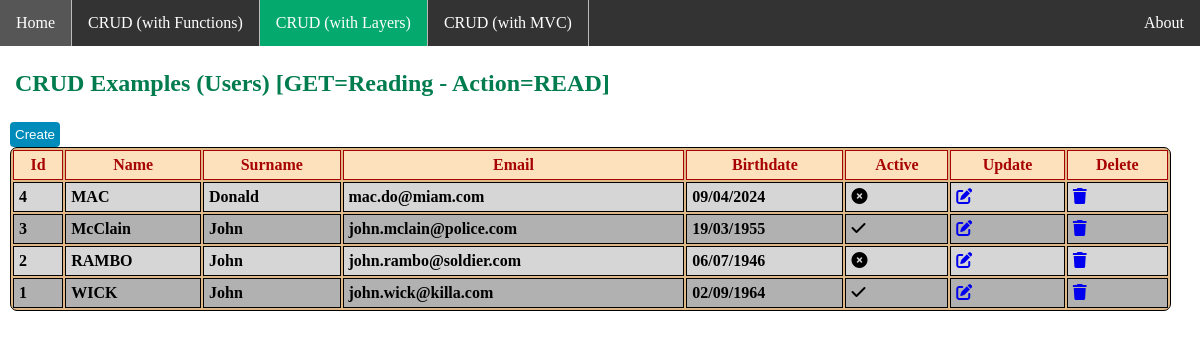
Screenshot of /crudlayer.php with the database file from the repository.
### tables this page shows
CREATE TABLE `user` (
  `id` int(11) NOT NULL,
  `name` varchar(255) NOT NULL,
  `surname` varchar(255) NOT NULL,
  `birthdate` datetime DEFAULT NULL,
  `email` varchar(500) DEFAULT NULL,
  `active` tinyint(1) NOT NULL DEFAULT 0,
  CONSTRAINT CHK_useractive CHECK (active=0 or active=1)
);

### inc/class/classautoload.php (called while the page is built, shortened)
<?php
spl_autoload_register(function ($class_name) {
	$file = __DIR__."/../../layers/classes/". $class_name . "cls.php";
	if ( file_exists($file) ) {
		return true;
	}
	$file = __DIR__."/../../layers/dal/". $class_name . ".php";
	if ( file_exists($file) ) {
		return true;
	}
	$file = __DIR__."/../../layers/bll/". $class_name . ".php";
	if ( file_exists($file) ) {
		return true;
	}
	return false;
});

### layers/bll/userbll.php (called while the page is built, shortened)
<?php
require_once __DIR__."/../../inc/class/classautoload.php";
class UserBll
{
	private string $actionCRUD=self::READ;
	private UserDal $userDal;
	public function setAction(string $actionCRUD):string {
		switch (strtoupper($actionCRUD)) {
			default:
				$this->actionCRUD=self::READ;
				break;
		}
		return $this->actionCRUD;
	}
	private function init() :void{
		if(!isset($this->userDal))
			$this->userDal = new UserDal();
	}
	public function getUsersList() :?array {
		return $this->userDal->getUsersList();
	}
}

### inc/fn/pageinfo.php (called while the page is built, shortened)
<?php
function pageInfo_Basename(){
	return basename($_SERVER['PHP_SELF']);
}

### layers/dal/userdal.php (called while the page is built, shortened)
<?php
require_once __DIR__."/../../inc/class/classautoload.php";
require_once __DIR__."/../../inc/db/db_pdo.php";
class UserDal{
	private $aUsers = array();
	public function getUsersList() :?array{
		$ret=null;
		$query="SELECT `id`, `name`, `surname`, `birthdate`, `email`, `active` FROM `user`
			order by name, surname, birthdate";
		$rows = db_select($query);
		if($rows==null){
			$msgError=db_lastErr_Message();
			if(!empty($msgError)){
				trigger_error(
					$msgError,
					E_USER_ERROR);
			}
		}else{
			foreach ($rows as $row) {
				$user = new User($row["name"], $row["surname"], $row["active"], $row["birthdate"], $row["email"], $row["id"]);
				$this->aUsers[$row['id']] = $user;
			}
			$ret = $this->aUsers;
		}
		return $ret;
	}
}

### inc/db/db_pdo.php (called while the page is built, shortened)
<?php
require_once __DIR__."/../../config/constDb.php";
$dbconn = null;
function db_connection()
{
  global $dbconn, $dbservername, $dbname, $dbusername, $dbpassword, $dblastErr;
  $dsn = "mysql:host=$dbservername;dbname=$dbname;charset=utf8";
  $options = array(
    PDO::ATTR_PERSISTENT => true,
    PDO::ATTR_ERRMODE => PDO::ERRMODE_EXCEPTION,
  );
  try {
    $dbconn = new PDO($dsn, $dbusername, $dbpassword, $options);
  } catch (PDOException $e) {
    $dblastErr = $e;
    return null;
  }
  return $dbconn;
}
function db_close()
{
  return $dbconn = null;
}
function db_select($sqlQuery, $paramArray = null)
{
  $stmt = db_query($sqlQuery, $paramArray);
  try {
    $result = $stmt->execute();
  } catch (PDOException $e) {
    $dblastErr = $e;
    $dblastErrInfo = $stmt->errorInfo();;
    return db_close();
  }
  if ($result) {
    return $stmt->fetchAll(PDO::FETCH_ASSOC);
  }
  return null;
}
function db_query($sqlQuery, $paramArray = null)
{
  global $dbconn;
  $stmt = $dbconn->prepare($sqlQuery);
  return $stmt;
}

### layers/classes/usercls.php (called while the page is built, shortened)
<?php
class User
{
   private ?int $userid;
   private string $username;
   private string $usersurname;
   private ?string $useremail;
   private ?DateTime $userbirthdate;
   private int $userstatus;
   public function __construct(string $userName, string $userSurname, int $userStatus = self::STATUS_INACTIVE,
         ?string $userBirthdate=null, ?string $userEmail=null, ?int $userId=null){
      $this->userid = $userId;
      $this->username = $userName;
      $this->usersurname = $userSurname;
      $this->useremail = $userEmail;
   }
   public function setStatus(int $userStatus = self::STATUS_INACTIVE): void {
      $this->userstatus = $userStatus;
   }
   public function getStatus(): int {
      return $this->userstatus;
   }
   public function getId(): ?int {
      return $this->userid;
   }
   public function getName(): string {
      return $this->username;
   }
   public function getSurname(): string {
      return $this->usersurname;
   }
   public function getEmail(): ?string {
      return $this->useremail;
   }
   public function getBirthdate(): ?DateTime {
      return $this->userbirthdate;
   }
   public function setBirthdate(?string $value): void {
      $bd=null;
      try {
         $bd = new DateTime($value);
      } catch (\Throwable $th) {
         $bd=null;
      }
      $this->userbirthdate=$bd;
   }
   public function getBirthdate2Str(string $format="Y-m-d H:i:s"): ?string {
      return date_format($this->getBirthdate(), $format);
   }
}

### inc/fn/functions.php (called while the page is built, shortened)
<?php
require_once "pageinfo.php";
function date_Db2Html_fr($dateStr, $defaultWithTime=true){
	try {
		if($defaultWithTime)
			return date('d/m/Y H:i:s', strtotime($dateStr));
		else
			return date('d/m/Y', strtotime($dateStr));
	} catch (\Throwable $th) {
		return null;
	}
}
function rowcount($param){
	try {
		return count($param);
	} catch (\Throwable $th) {
		return -1;
	}
}

### crudlayer.php (the view, shortened to what this page needs)
<?php
require_once "inc/fn/functions.php";
require_once "inc/class/classautoload.php";
$currUrl = pageInfo_Basename();
$method = $action = $readonly = $msg = $oldaction = "";
$userBll = new UserBll();
$action=$userBll->setAction($action);
if ($_SERVER['REQUEST_METHOD'] == 'POST') {
	$method = "POST";
	$state = "$method=Writing";
	if (isset($_POST["id"])) {
		$userId = test_input($_POST["id"]);
	}
	if (isset($_POST["name"])) {
		$userName = test_input($_POST["name"]);
	}
	if (isset($_POST["surname"])) {
		$userSurname = test_input($_POST["surname"]);
	}
	if (isset($_POST["email"])) {
		$userEmail = test_input($_POST["email"]);
	}
	if (isset($_POST["bd"])) {
		$userBirthdate = test_input($_POST["bd"]);
	}
	if (isset($_POST["act"])) {
		$userActive = test_input($_POST["act"]);
	}
}else {
	$method = "GET";
	$state = "$method=Reading";
}
$pageTitle = "CRUD Examples (Users)";
?>
<!DOCTYPE html>
<html lang="en">
<head>
	<link rel="stylesheet" href="https://cdnjs.cloudflare.com/ajax/libs/font-awesome/6.4.0/css/all.min.css" />
	<link rel="stylesheet" href="css/main.css">
	<link rel="stylesheet" href="css/style.css">
</head>
<body>
<?php
 include_once "site/nav/navigation.php";
?>
<section class="main">
<h2 class="secondtitle"><?=$pageTitle. " [" .$state . " - Action=" . $action . "]"?></h2>
<?php
	if($method=="GET" && $action=="READ") {
?>
	<a href="<?=$currUrl?>?action=create"><button id="create">Create</button></a>
	<table>
		<tr>
			<th>Id</a></th>
			<th>Name</a></th>
			<th>Surname</a></th>
			<th>Email</a></th>
			<th>Birthdate</th>
			<th>Active</th>
			<th>Update</th>
			<th>Delete</th>
		</tr>
<?php
		$users = $userBll->getUsersList();
		if(rowcount($users)>0){
			foreach ($users as $user) {
				echo ("<tr>");
				echo ("<td>" . $user->getId() . "</td>");
				echo ("<td>" . $user->getName() . "</td>");
				echo ("<td>" . $user->getSurname() . "</td>");
				echo ("<td>" . $user->getEmail() . "</td>");
				echo ("<td>" . date_Db2Html_fr($user->getBirthdate2Str(), false) . "</td>");
				echo ("<td>" . ($user->getStatus()==0?"<i class='fa-solid fa-circle-xmark'></i>":"<i class='fa-solid fa-check'></i>") . "</td>");
				echo ("<td><a href='$currUrl?action=update&id=".$user->getId()."'><i class='fa-solid fa-pen-to-square'></i></a></td>");
				echo ("<td><a href='$currUrl?action=delete&id=".$user->getId()."'><i class='fa-solid fa-trash'></i></a></td>");
				echo ("</tr>");
			}
		}
		else{
			echo ("<tr><td colspan='8'>No Data Found</td></tr>");
		}
		echo "</table>";
	}
?>
</section>
</body>
</html>

### css/main.css (style rules this page uses)
body { margin: 0; padding: 0; padding-top: 45px; }
.secondtitle { padding: 5px; color: #007c4f; }

### css/style.css (style rules this page uses)
body { width:98%; }
section.main { padding-left: 10px; padding-right: 5px; }
table { width: 100%; border-radius: 7px; border: 1px solid; background-color: burlywood; font-weight: bolder; }
table th { padding: 5px; border: 1px solid; background-color: rgb(253, 225, 189); color: rgb(167, 3, 3); }
table td { padding: 5px; border: 1px solid; color: black; }
table tr:nth-child(even) { background-color: rgb(214, 214, 214); }
table tr:nth-child(odd) { background-color: rgb(177, 177, 177); }
button { transition-duration: 0.4s; border-radius: 4px; background-color: #008CBA; padding:5px; border: 0; margin-right: 2px; color: white; }

### rows the page displays
user: id "4", name "MAC", surname "Donald", email "mac.do@miam.com", Birthdate2Str "09/04/2024", active 0 (drawn)
user: id "3", name "McClain", surname "John", email "john.mclain@police.com", birthdate "19/03/1955", active 1 (drawn)
user: id "2", name "RAMBO", surname "John", email "john.rambo@soldier.com", birthdate "06/07/1946", active 0 (drawn)
user: id "1", name "WICK", surname "John", email "john.wick@killa.com", birthdate "02/09/1964", active 1 (drawn)

### other values shown
$pageTitle "CRUD Examples (Users)"
$state "GET=Reading"
$action "READ"
